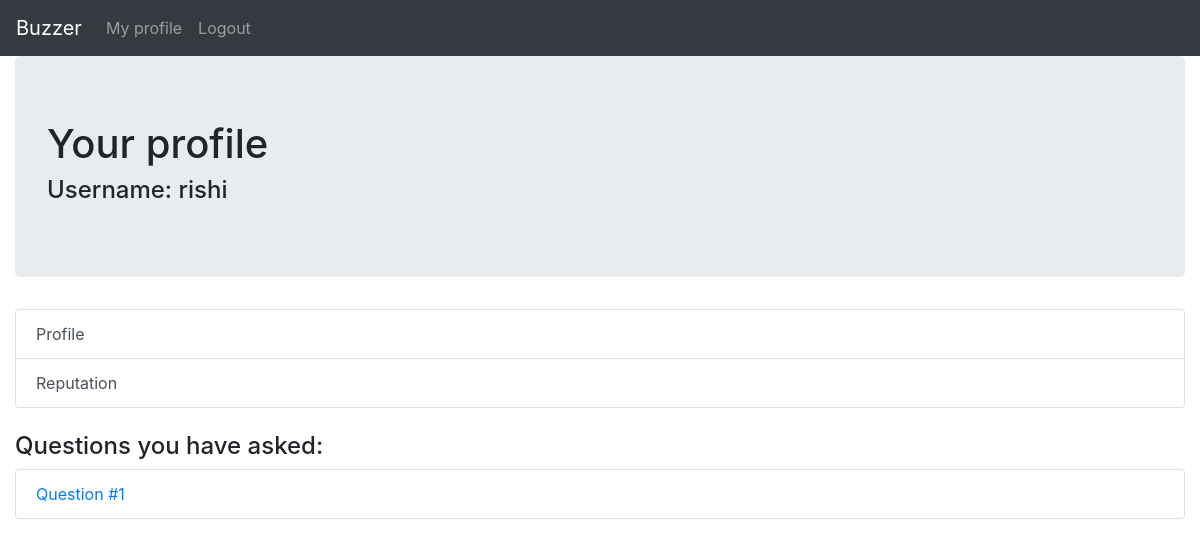
The page /profile/ (signed in) on the database as committed earlier.
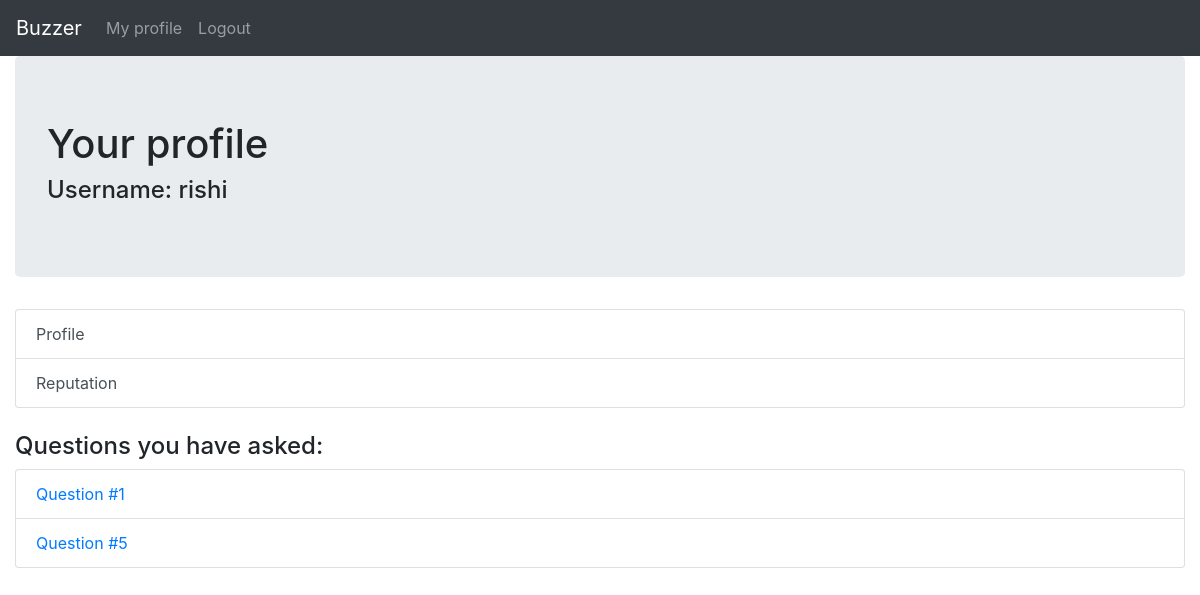
The same page on the database as committed later.
### myapp/models.py (models this page shows, shortened)
class Question(models.Model):
	question_text = models.TextField()
	created_at = models.DateTimeField(default = timezone.now())
	author = models.ForeignKey('auth.User')

### myapp/views.py (the view)
# urls.py: url(r"^profile/$", views.profile, name = 'profile'),
@login_required
def profile(request):
	if request.user.is_authenticated:
		questions = Question.objects.filter(author = request.user)
		return render(request, 'profile.html', {'user': request.user, 'questions': questions})
	else:
		return HttpResponse("You need to login to view this page!")

### myapp/templates/profile.html (shortened to what this page needs)
<!DOCTYPE html>
<html>
<head>
	<link rel="stylesheet" href="https://maxcdn.bootstrapcdn.com/bootstrap/4.0.0-beta/css/bootstrap.min.css">
</head>
<body>
	<nav class="navbar navbar-expand-lg navbar-dark bg-dark">
		<a class="navbar-brand" href="{% url 'home' %}">Buzzer</a>
		<div class="collapse navbar-collapse" id="navbarNavAltMarkup">
			<div class="navbar-nav">
				<a class="nav-item nav-link" href="{% url 'profile' %}">My profile</a>
				<a class="nav-item nav-link" href="{% url 'logout' %}">Logout</a>
			</div>
		</div>
	</nav>
    <div class="container-fluid">
        <div class="jumbotron">
            <h1>Your profile</h1>
			<h4>Username: {{ user.username }}</h4>
        </div>
        <div class="list-group">
            <a href="#" class="list-group-item list-group-item-action">Profile</a>
            <a href="#" class="list-group-item list-group-item-action">Reputation</a>
        </div>
		<br />
		<h4>Questions you have asked:</h4>
		<ul class="list-group">
			{% for question in questions %}
			<li class="list-group-item"><a href="{% url 'page' question_id=question.pk %}">Question #{{ question.pk }}</a></li>
			{% endfor %}
		</ul>
    </div>
</body>
</html>

Rows that differ between the two databases and show on the page:
added Question: pk "5"
